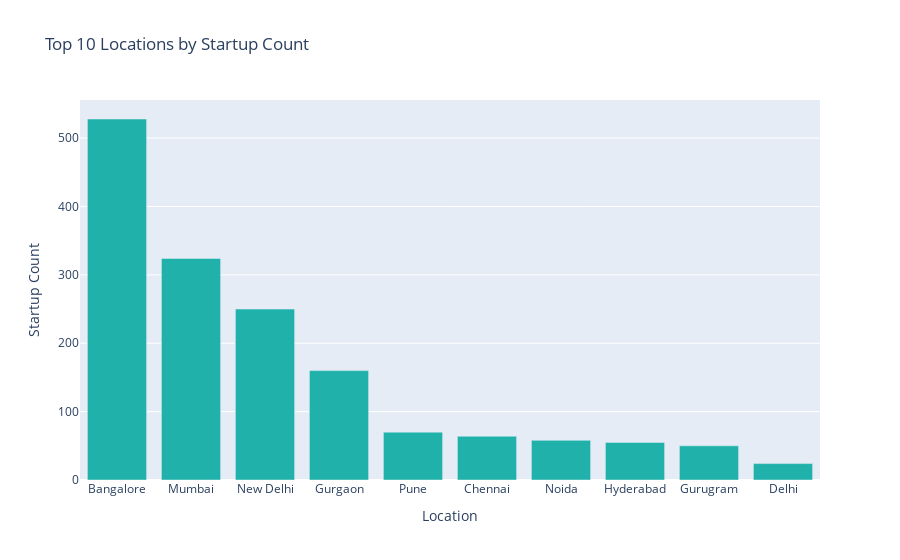

Notebook cell for this chart:
### Markdown cell above
#### 3) Top 10 Locations by startup count
- The visualization showcases the top 10 locations with the highest concentration of startups, offering insight into the geographical distribution of entrepreneurial activity. Through a bar graph, it presents a clear representation of the startup counts in each location, providing valuable information for understanding regional trends and hotspots within the startup ecosystem.

### Code cell
import plotly.graph_objects as go

def top_locations(data):
    location_counts = data['Location'].value_counts().reset_index()
    location_counts.columns = ['Location', 'Startup_Count']
    top_10_locations = location_counts.head(10)

    fig = go.Figure()
    fig.add_trace(go.Bar(
        x=top_10_locations['Location'],
        y=top_10_locations['Startup_Count'],
        marker_color='lightseagreen'
    ))

    fig.update_layout(
        title='Top 10 Locations by Startup Count',
        xaxis_title='Location',
        yaxis_title='Startup Count',
        showlegend=False
    )

    fig.show()

top_locations(final)

### Figure 1 — Plotly figure (JSON) as saved in the notebook; plotly's stock layout.template omitted (floating-point values rounded to 4 significant figures)
{"data": [{"marker": {"color": "lightseagreen"}, "type": "bar", "x": ["Bangalore", "Mumbai", "New Delhi", "Gurgaon", "Pune", "Chennai", "Noida", "Hyderabad", "Gurugram", "Delhi"], "y": [528, 324, 250, 160, 70, 64, 58, 55, 50, 24]}], "layout": {"showlegend": false, "title": {"text": "Top 10 Locations by Startup Count"}, "xaxis": {"title": {"text": "Location"}}, "yaxis": {"title": {"text": "Startup Count"}}}}
